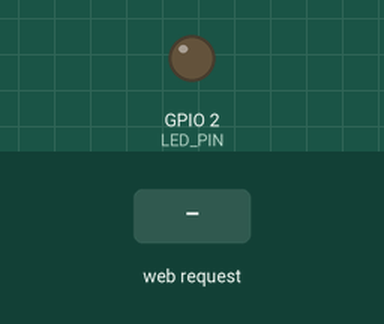
Bench run of a sketch on a simulated ESP32. On the bench: output pins drawn as LEDs (lit = HIGH). The inputs (shaded band) are chosen by the test bench. WiFi joins after 1.5 s; servers stay silent unless stated; not simulated (calls return 0 or success): secrets.h; what the sketch prints to the serial monitor is not drawn.

Above: at 3.2 s.
3.3 s: HTTP request GET /led/on received
At 4.2 s:
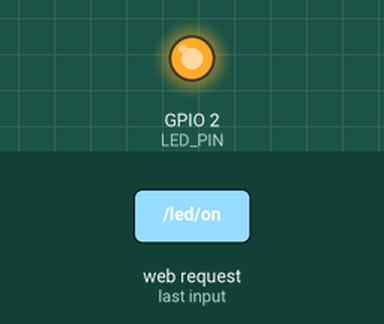
4.8 s: HTTP request GET /led/off received
At 5.4 s:
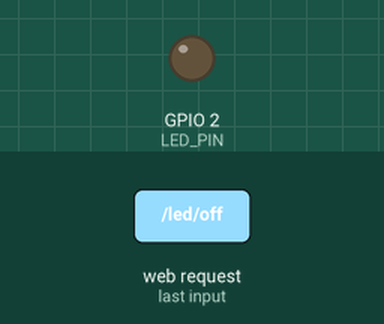
6.3 s: HTTP request GET /led/toggle received
At 7.7 s:
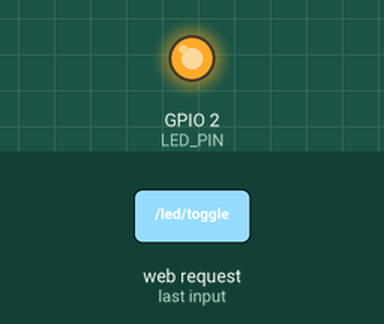
Timing chart, 0 to 9.3 s (numbered marks = the images above; inputs shaded):
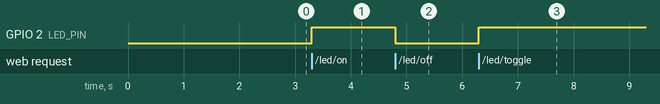

The sketch:

esp32_led_bridge.ino
```cpp
#include <WiFi.h>
#include <WebServer.h>

#include "secrets.h"

// Most ESP32 DevKit boards use GPIO 2 for the onboard LED.
const int LED_PIN = 2;

// Set to false if your board's LED turns on when the pin is LOW.
const bool LED_ACTIVE_HIGH = true;

WebServer server(80);
bool ledOn = false;

void writeLed(bool on) {
  ledOn = on;
  int activeValue = LED_ACTIVE_HIGH ? HIGH : LOW;
  int inactiveValue = LED_ACTIVE_HIGH ? LOW : HIGH;
  digitalWrite(LED_PIN, on ? activeValue : inactiveValue);
}

String jsonStatus() {
  String json = "{";
  json += "\"state\":\"";
  json += ledOn ? "on" : "off";
  json += "\",\"led\":";
  json += ledOn ? "true" : "false";
  json += ",\"pin\":";
  json += LED_PIN;
  json += ",\"activeLevel\":\"";
  json += LED_ACTIVE_HIGH ? "HIGH" : "LOW";
  json += "\",\"ip\":\"";
  json += WiFi.localIP().toString();
  json += "\"}";
  return json;
}

void sendStatus() {
  server.sendHeader("Access-Control-Allow-Origin", "*");
  server.send(200, "application/json", jsonStatus());
}

void handleLedOn() {
  writeLed(true);
  sendStatus();
}

void handleLedOff() {
  writeLed(false);
  sendStatus();
}

void handleLedToggle() {
  writeLed(!ledOn);
  sendStatus();
}

void handleRoot() {
  server.send(
    200,
    "text/plain",
    "ESP32 LED MCP bridge\n\nEndpoints:\n/led/on\n/led/off\n/led/toggle\n/led/status\n"
  );
}

void setup() {
  Serial.begin(115200);
  delay(500);

  pinMode(LED_PIN, OUTPUT);
  writeLed(false);

  WiFi.mode(WIFI_STA);
  WiFi.begin(WIFI_SSID, WIFI_PASSWORD);

  Serial.print("Connecting to WiFi");
  while (WiFi.status() != WL_CONNECTED) {
    delay(500);
    Serial.print(".");
  }

  Serial.println();
  Serial.print("Connected. ESP32 IP address: ");
  Serial.println(WiFi.localIP());

  server.on("/", HTTP_GET, handleRoot);
  server.on("/led/on", HTTP_GET, handleLedOn);
  server.on("/led/off", HTTP_GET, handleLedOff);
  server.on("/led/toggle", HTTP_GET, handleLedToggle);
  server.on("/led/status", HTTP_GET, sendStatus);
  server.onNotFound([]() {
    server.send(404, "application/json", "{\"error\":\"not found\"}");
  });

  server.begin();
  Serial.println("HTTP LED server started.");
}

void loop() {
  server.handleClient();
}
```

Measured:
- after the input at 3.3 s, GPIO 2 (LED_PIN): LOW → HIGH at once
- after the input at 4.8 s, GPIO 2 (LED_PIN): HIGH → LOW at once
- after the input at 6.3 s, GPIO 2 (LED_PIN): LOW → HIGH at once
